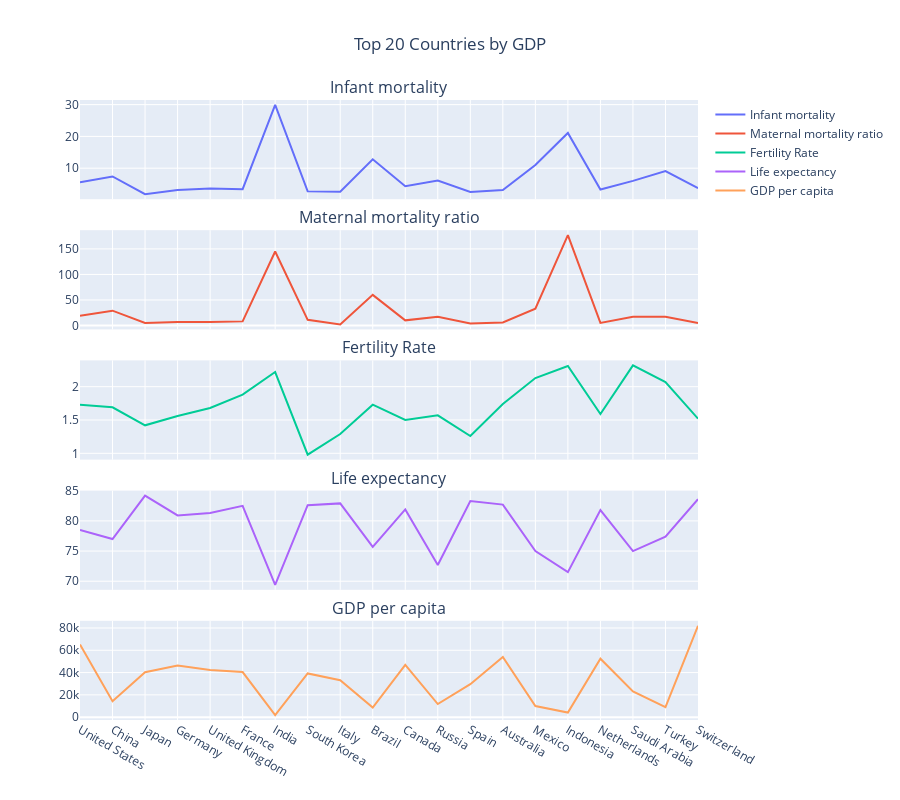

The notebook cell this image was saved under:
### Markdown cell above
# Health Analysis
Now lets analyse the health metrics of various countries in the world

### Code cell
country_by_gdp = df1.sort_values(by='GDP', ascending=False).head(20)

# Increase the height of the subplots
fig = make_subplots(rows=5, cols=1, shared_xaxes=True, vertical_spacing=0.05, subplot_titles=("Infant mortality", "Maternal mortality ratio", "Fertility Rate", "Life expectancy", "GDP per capita"), row_heights=[0.2, 0.2, 0.2, 0.2, 0.2], print_grid=True)

fig.add_trace(go.Scatter(
            name="Infant mortality",
            x=country_by_gdp["Country"], 
            y=country_by_gdp["Infant mortality"],
            mode='lines',
            showlegend=True,
            marker=dict(
                opacity=0.5,
                showscale=False,
            )),row=1,col=1,
        )

fig.add_trace(go.Scatter(
            name="Maternal mortality ratio",
            x=country_by_gdp["Country"], 
            y=country_by_gdp["Maternal mortality ratio"],
            mode='lines',
            showlegend=True,
            marker=dict(
                opacity=0.5,
                showscale=False,
            )),row=2,col=1,
        )

fig.add_trace(go.Scatter(
            name="Fertility Rate",
            x=country_by_gdp["Country"], 
            y=country_by_gdp["Fertility Rate"],
            mode='lines',
            showlegend=True,
            marker=dict(
                opacity=0.5,
                showscale=False,
            )),row=3,col=1,
        )

fig.add_trace(go.Scatter(
            name="Life expectancy",
            x=country_by_gdp["Country"], 
            y=country_by_gdp["Life expectancy"],
            mode='lines',
            showlegend=True,
            marker=dict(
                opacity=0.5,
                showscale=False,
            )),row=4,col=1,
        )

fig.add_trace(go.Scatter(
            name="GDP per capita",
            x=country_by_gdp["Country"], 
            y=country_by_gdp["GDP_per_capita"],
            mode='lines',
            showlegend=True,
            marker=dict(
                opacity=0.5,
                showscale=False,
            )),row=5,col=1,
        )

# Update x-axis labels for the last subplot
fig.update_xaxes(showticklabels=True, row=5, col=1)

# Update layout properties for better readability
fig.update_layout(
    height=800,    
    title_text="Top 20 Countries by GDP",
    title_x=0.5,
    font=dict(size=12),
)

fig.show()

### Figure 1 — Plotly figure (JSON) as saved in the notebook; plotly's stock layout.template omitted (floating-point values rounded to 4 significant figures)
{"data": [{"marker": {"opacity": 0.5, "showscale": false}, "mode": "lines", "name": "Infant mortality", "showlegend": true, "type": "scatter", "x": ["United States", "China", "Japan", "Germany", "United Kingdom", "France", "India", "South Korea", "Italy", "Brazil", "Canada", "Russia", "Spain", "Australia", "Mexico", "Indonesia", "Netherlands", "Saudi Arabia", "Turkey", "Switzerland"], "xaxis": "x", "y": [5.6, 7.4, 1.8, 3.1, 3.6, 3.4, 29.9, 2.7, 2.6, 12.8, 4.3, 6.1, 2.5, 3.1, 11, 21.1, 3.3, 6, 9.1, 3.7], "yaxis": "y"}, {"marker": {"opacity": 0.5, "showscale": false}, "mode": "lines", "name": "Maternal mortality ratio", "showlegend": true, "type": "scatter", "x": ["United States", "China", "Japan", "Germany", "United Kingdom", "France", "India", "South Korea", "Italy", "Brazil", "Canada", "Russia", "Spain", "Australia", "Mexico", "Indonesia", "Netherlands", "Saudi Arabia", "Turkey", "Switzerland"], "xaxis": "x2", "y": [19, 29, 5, 7, 7, 8, 145, 11, 2, 60, 10, 17, 4, 6, 33, 177, 5, 17, 17, 5], "yaxis": "y2"}, {"marker": {"opacity": 0.5, "showscale": false}, "mode": "lines", "name": "Fertility Rate", "showlegend": true, "type": "scatter", "x": ["United States", "China", "Japan", "Germany", "United Kingdom", "France", "India", "South Korea", "Italy", "Brazil", "Canada", "Russia", "Spain", "Australia", "Mexico", "Indonesia", "Netherlands", "Saudi Arabia", "Turkey", "Switzerland"], "xaxis": "x3", "y": [1.73, 1.69, 1.42, 1.56, 1.68, 1.88, 2.22, 0.98, 1.29, 1.73, 1.5, 1.57, 1.26, 1.74, 2.13, 2.31, 1.59, 2.32, 2.07, 1.52], "yaxis": "y3"}, {"marker": {"opacity": 0.5, "showscale": false}, "mode": "lines", "name": "Life expectancy", "showlegend": true, "type": "scatter", "x": ["United States", "China", "Japan", "Germany", "United Kingdom", "France", "India", "South Korea", "Italy", "Brazil", "Canada", "Russia", "Spain", "Australia", "Mexico", "Indonesia", "Netherlands", "Saudi Arabia", "Turkey", "Switzerland"], "xaxis": "x4", "y": [78.5, 77, 84.2, 80.9, 81.3, 82.5, 69.4, 82.6, 82.9, 75.7, 81.9, 72.7, 83.3, 82.7, 75, 71.5, 81.8, 75, 77.4, 83.6], "yaxis": "y4"}, {"marker": {"opacity": 0.5, "showscale": false}, "mode": "lines", "name": "GDP per capita", "showlegend": true, "type": "scatter", "x": ["United States", "China", "Japan", "Germany", "United Kingdom", "France", "India", "South Korea", "Italy", "Brazil", "Canada", "Russia", "Spain", "Australia", "Mexico", "Indonesia", "Netherlands", "Saudi Arabia", "Turkey", "Switzerland"], "xaxis": "x5", "y": [65280.0, 14240.0, 40260.0, 46260.0, 42300.0, 40490.0, 1911.0, 39240.0, 33190.0, 8655.0, 46940.0, 11770.0, 29610.0, 54050.0, 9985.0, 4142.0, 52450.0, 23140.0, 9042.0, 81990.0], "yaxis": "y5"}], "layout": {"annotations": [{"font": {"size": 16}, "showarrow": false, "text": "Infant mortality", "x": 0.5, "xanchor": "center", "xref": "paper", "y": 1, "yanchor": "bottom", "yref": "paper"}, {"font": {"size": 16}, "showarrow": false, "text": "Maternal mortality ratio", "x": 0.5, "xanchor": "center", "xref": "paper", "y": 0.79, "yanchor": "bottom", "yref": "paper"}, {"font": {"size": 16}, "showarrow": false, "text": "Fertility Rate", "x": 0.5, "xanchor": "center", "xref": "paper", "y": 0.58, "yanchor": "bottom", "yref": "paper"}, {"font": {"size": 16}, "showarrow": false, "text": "Life expectancy", "x": 0.5, "xanchor": "center", "xref": "paper", "y": 0.37, "yanchor": "bottom", "yref": "paper"}, {"font": {"size": 16}, "showarrow": false, "text": "GDP per capita", "x": 0.5, "xanchor": "center", "xref": "paper", "y": 0.16, "yanchor": "bottom", "yref": "paper"}], "font": {"size": 12}, "height": 800, "title": {"text": "Top 20 Countries by GDP", "x": 0.5}, "xaxis": {"anchor": "y", "domain": [0, 1], "matches": "x5", "showticklabels": false}, "xaxis2": {"anchor": "y2", "domain": [0, 1], "matches": "x5", "showticklabels": false}, "xaxis3": {"anchor": "y3", "domain": [0, 1], "matches": "x5", "showticklabels": false}, "xaxis4": {"anchor": "y4", "domain": [0, 1], "matches": "x5", "showticklabels": false}, "xaxis5": {"anchor": "y5", "domain": [0, 1], "showticklabels": true}, "yaxis": {"anchor": "x", "domain": [0.84, 1]}, "yaxis2": {"anchor": "x2", "domain": [0.63, 0.79]}, "yaxis3": {"anchor": "x3", "domain": [0.42, 0.58]}, "yaxis4": {"anchor": "x4", "domain": [0.21, 0.37]}, "yaxis5": {"anchor": "x5", "domain": [0, 0.16]}}}
